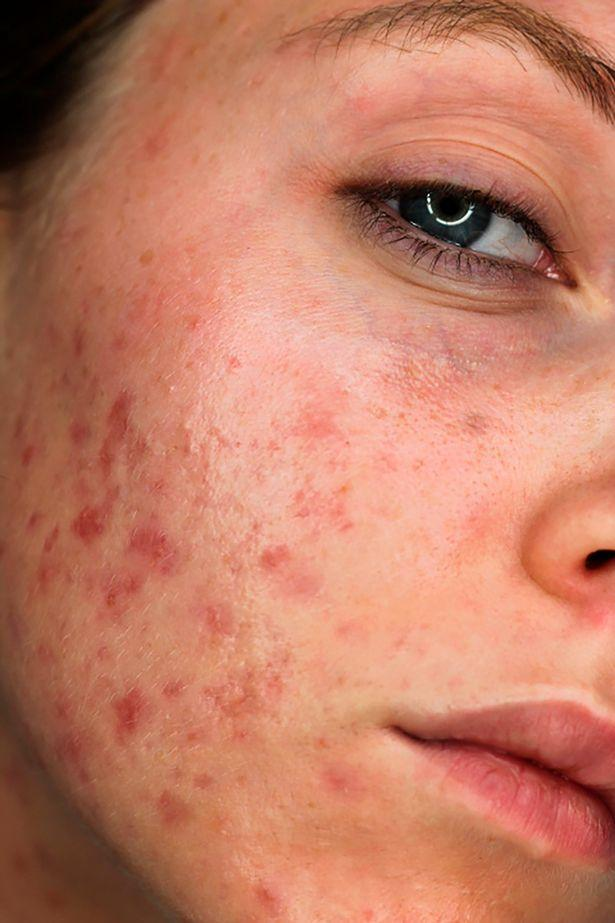
#> input picture test.jpg, 615 x 923 px, given in place of the camera
$ jupyter execute --allow-errors notebook3.ipynb
#> lines starting #> are read from the running program, lines starting #| are printed output that depends on the picture; after the words box and inside, x2 and y2 are one past the last pixel; in counts of white or black regions, pixels touching at a corner belong together
[cell 1]
import cv2
import os

os.makedirs("captured", exist_ok=True)

face_cascade = cv2.CascadeClassifier(
    cv2.data.haarcascades + "haarcascade_frontalface_default.xml"
)

if face_cascade.empty():
    raise Exception("Could not load Haar Cascade XML file.")

[cell 2]
cap = cv2.VideoCapture(0)

if not cap.isOpened():
    raise Exception("Cannot open webcam")

print("Press 'S' to capture")
print("Press 'Q' to quit")

[cell 3]
captured = False

while True:

    ret, frame = cap.read()
#> frame is the input picture: shape (923, 615, 3); mean B, G, R 100.3, 123.9, 192.6

    if not ret:
        break

    gray = cv2.cvtColor(frame, cv2.COLOR_BGR2GRAY)
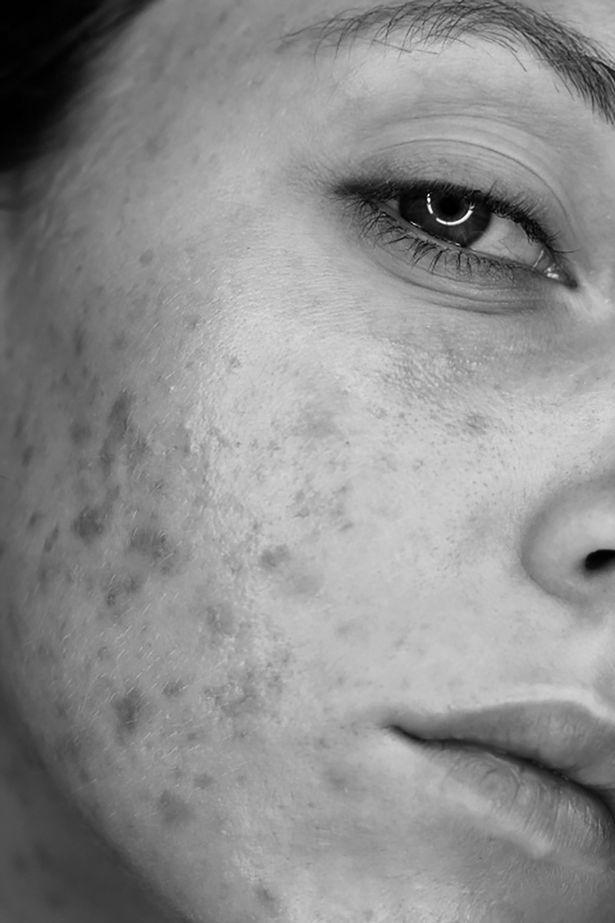
#> gray: shape (923, 615); min 0, max 254, mean 141.8

    faces = face_cascade.detectMultiScale(
        gray,
        scaleFactor=1.2,
        minNeighbors=5,
        minSize=(120,120)
    )
#> faces = ()

    face_crop = None

    for (x, y, w, h) in faces:

        cv2.rectangle(frame,(x,y),(x+w,y+h),(0,255,0),2)

        face_crop = frame[y:y+h,x:x+w]
#> this loop made 0 passes

    cv2.putText(
        frame,
        "Press S = Capture | Q = Quit",
        (10,30),
        cv2.FONT_HERSHEY_SIMPLEX,
        0.7,
        (0,255,0),
        2
    )
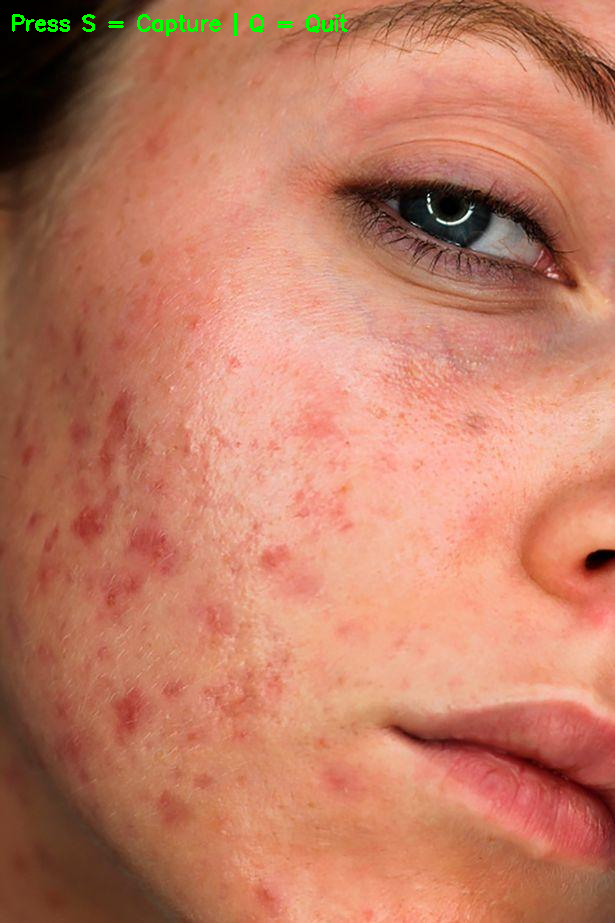
#> frame: shape (923, 615, 3); 0.34% of pixels changed, all inside (x1, y1, x2, y2) = (12, 12, 348, 37)

    cv2.imshow("AI Skin Scanner", frame)

    key = cv2.waitKey(1) & 0xFF
#> (key q is pressed here)

    if key == ord('s'):

        if face_crop is not None:

            face_crop = cv2.resize(face_crop,(224,224))

            cv2.imwrite("captured/current_face.jpg", face_crop)

            print("Face Saved!")

            captured = True

            break

        else:

            print("No Face Detected")

    elif key == ord('q'):

        break

cap.release()
cv2.destroyAllWindows()
cv2.waitKey(1)

if captured:
    print("Capture Complete")
